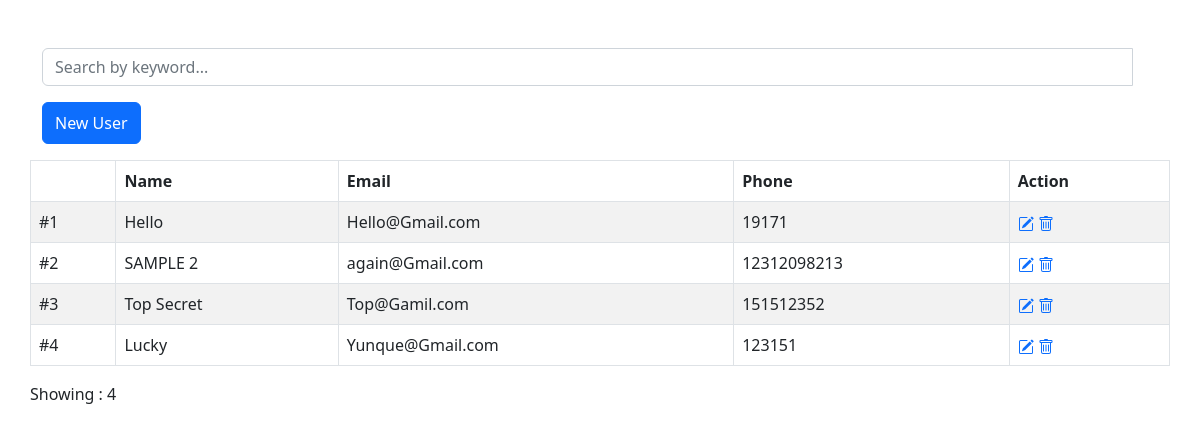
The page / on the database its author committed.
### tables this page shows
CREATE TABLE `users` (
  `id` int(11) NOT NULL,
  `name` varchar(50) NOT NULL,
  `email` varchar(50) NOT NULL,
  `phone` varchar(15) NOT NULL,
  `created` datetime NOT NULL,
  `modified` datetime NOT NULL,
  `status` enum('1','0') NOT NULL DEFAULT '1' COMMENT '1=Active | 0=Inactive'
);

### DB.class.php (called while the page is built, shortened)
<?php
class DB{
    private $dbHost     = "localhost";
    private $dbUsername = "root";
    private $dbPassword = "";
    private $dbName     = "model";
    public function __construct(){
        if(!isset($this->db)){
            $conn = new mysqli($this->dbHost, $this->dbUsername, $this->dbPassword, $this->dbName);
            if($conn->connect_error){
                die("Failed to connect with MySQL: " . $conn->connect_error);
            }else{
                $this->db = $conn;
            }
        }
    }
    public function getRows($table, $conditions = array()){
        $sql = 'SELECT ';
        $sql .= array_key_exists("select", $conditions)?$conditions['select']:'*';
        $sql .= ' FROM '.$table;
        if(array_key_exists("order_by", $conditions)){
            $sql .= ' ORDER BY '.$conditions['order_by'];
        }
        if(array_key_exists("start", $conditions) && array_key_exists("limit", $conditions)){
            $sql .= ' LIMIT '.$conditions['start'].','.$conditions['limit'];
        }elseif(!array_key_exists("start", $conditions) && array_key_exists("limit", $conditions)){
            $sql .= ' LIMIT '.$conditions['limit'];
        }
        $result = $this->db->query($sql);
        if(array_key_exists("return_type", $conditions) && $conditions['return_type'] != 'all'){
            switch($conditions['return_type']){
                case 'count':
                    $data = $result->num_rows;
                    break;
            }
        }else{
            if($result->num_rows > 0){
                while($row = $result->fetch_assoc()){
                    $data[] = $row;
                }
            }
        }
        return !empty($data)?$data:false;
    }
}

### pagination.class.php (called while the page is built, shortened)
<?php
class Pagination{
    protected $totalRows      = '';
    protected $perPage        = 10;
    protected $fullTagOpen    = '<div class="pagination">';
    protected $fullTagClose   = '</div>';
    protected $showCount    = true;
    function createLinks(){
        $numPages = ceil($this->totalRows / $this->perPage);
        if ($numPages == 1){
            if ($this->showCount){
                $info = 'Showing : ' . $this->totalRows;
                return $info;
            }else{
                return '';
            }
        }
        $output = '';
        $output = preg_replace("#([^:])//+#", "\\1/", $output);
        $output = $this->fullTagOpen.$output.$this->fullTagClose;
        return $output;
    }
}

### index.php (the view, shortened to what this page needs)
<?php
require_once 'Pagination.class.php';
require_once 'DB.class.php';
$db = new DB();
$perPageLimit = 5;
$offset = !empty($_GET['page'])?(($_GET['page']-1)*$perPageLimit):0;
$searchKeyword = !empty($_GET['sq'])?$_GET['sq']:'';
$searchStr = !empty($searchKeyword)?'?sq='.$searchKeyword:'';
$searchArr = '';
$con = array(
    'like_or' => $searchArr,
    'return_type' => 'count'
);
$rowCount = $db->getRows('users', $con);
$pagConfig = array(
    'baseURL' => 'index.php'.$searchStr,
    'totalRows' => $rowCount,
    'perPage' => $perPageLimit
);
$pagination = new Pagination($pagConfig);
$con = array(
    'like_or' => $searchArr,
    'start' => $offset,
    'limit' => $perPageLimit,
    'order_by' => 'id DESC',
);
$users = $db->getRows('users', $con);
?>
<!doctype html>
<html lang="en">
<head>
  <link href="https://cdn.jsdelivr.net/npm/bootstrap@5.2.1/dist/css/bootstrap.min.css" rel="stylesheet"
>
</head>
<body>
  <main>
    <div class="container pt-5">
<div class="row">
    <div class="col-md-12 search-panel">
        <form>
        <div class="input-group">
            <input type="text" name="sq" class="form-control" placeholder="Search by keyword..." value="<?php echo $searchKeyword; ?>">
            <div class="input-group-btn">
                <button class="btn btn-default" type="submit">
                </button>
            </div>
        </div>
        </form>
        <span class="pull-right">
            <a href="addEdit.php" class="btn btn-primary py-2 my-3">New User</a>
        </span>
    </div>
    <table class="table table-striped table-bordered">
        <thead>
            <tr>
                <th></th>
                <th>Name</th>
                <th>Email</th>
                <th>Phone</th>
                <th>Action</th>
            </tr>
        </thead>
        <tbody>
            <?php
            if(!empty($users)){ $count = 0;
                foreach($users as $user){ $count++;
            ?>
            <tr>
                <td><?php echo '#'.$count; ?></td>
                <td><?php echo $user['name']; ?></td>
                <td><?php echo $user['email']; ?></td>
                <td><?php echo $user['phone']; ?></td>
                <td>
                    <a href="addEdit.php?id=<?php echo $user['id']; ?>"></a>
                    <a href="userAction.php?action_type=delete&id=<?php echo $user['id']; ?>" onclick="return confirm('Are you sure to delete?')"></a>
                </td>
            </tr>
            <?php } }else{ ?>
            <tr><td colspan="5">No user(s) found......</td></tr>
            <?php } ?>
        </tbody>
    </table>
     <?php echo $pagination->createLinks(); ?>
</div>
    </div>
  </main>
</body>
</html>

### rows shown on the page
users: name "Hello", email "Hello@Gmail.com", phone "19171"
users: name "SAMPLE 2", email "again@Gmail.com", phone "12312098213"
users: name "Top Secret", email "Top@Gamil.com", phone "151512352"
users: name "Lucky", email "Yunque@Gmail.com", phone "123151"

### other values the page prints
$pagination->createLinks() "Showing : 4"
